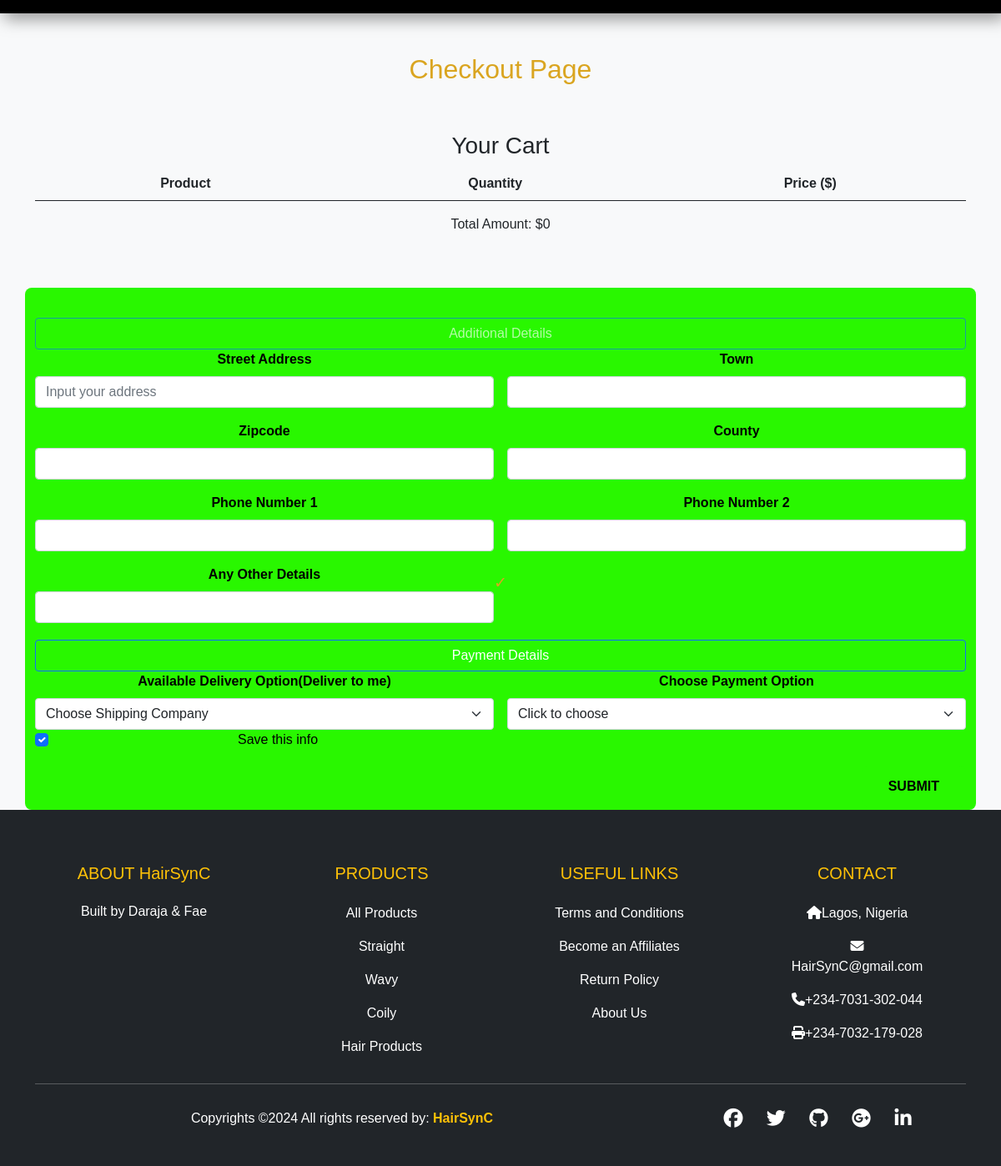
The app's page /store/checkout/ (signed in), older data.
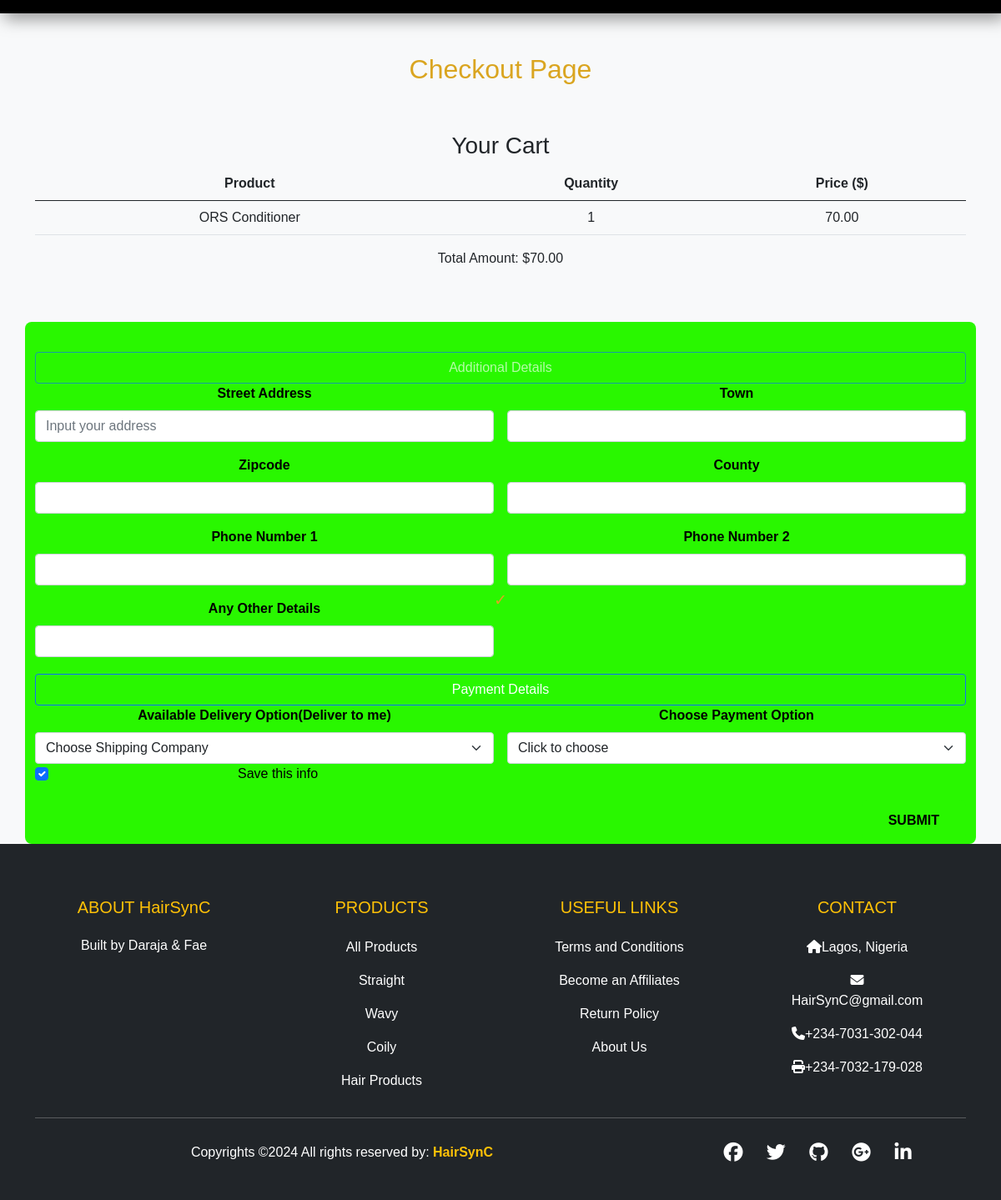
The same page, newer data.
### store/models.py (models this page shows, shortened)
class CartItem(models.Model):
    item_id = models.AutoField(primary_key=True)
    cart = models.ForeignKey(ShoppingCart, on_delete=models.CASCADE)
    product = models.ForeignKey(Product, on_delete=models.CASCADE)
    quantity = models.PositiveIntegerField()

class Product(models.Model):
    product_id = models.AutoField(primary_key=True)
    name = models.CharField(max_length=255)
    description = models.TextField()
    price = models.DecimalField(max_digits=10, decimal_places=2)
    quantity_in_stock = models.IntegerField(validators=[MinValueValidator(0)])
    category = models.ForeignKey(Category, on_delete=models.CASCADE)
    image = models.ImageField(upload_to='images', blank=True)

### store/views.py (the view)
    def wrapper(request, *args, **kwargs):
        if not request.user.is_authenticated:
            return JsonResponse({"error": "Unauthorized"}, status=401)
        return view_func(request, *args, **kwargs)

### store/views.py (called while the page is built)
def check_authentication(view_func):
    def wrapper(request, *args, **kwargs):
        if not request.user.is_authenticated:
            return JsonResponse({"error": "Unauthorized"}, status=401)
        return view_func(request, *args, **kwargs)
    return wrapper

@check_authentication
@require_http_methods(["GET"])
def checkout(request):
    try:
        user_id = request.user.id
        cart_contents = ShoppingCart.objects.get(user=user_id)
        cart_items = CartItem.objects.filter(cart=cart_contents)
        for item in cart_items:
            item.total_price = item.product.price * item.quantity
        total_amount = sum(item.total_price for item in cart_items)
        return render(request, 'store/checkout.html', {
            'cart_items': cart_items,
            'total_amount': total_amount,
            'cart_item_count': cart_items.count()
        })
    except ShoppingCart.DoesNotExist:
        return render(request, 'store/checkout.html', {
            'cart_items': [],
            'total_amount': 0,
            'cart_item_count': 0
        })

### store/templates/store/checkout.html (shortened to what the changed rows need)
<!DOCTYPE html>
<html lang="en">
<head>
 {% load static %}
 <link rel="stylesheet" href="{% static 'store/css/style.css' %}">
 <link href="{% static 'store/css/all.min.css' %}" rel="stylesheet">
 <link href="{% static 'store/css/bootstrap.min.css' %}" rel="stylesheet">
 <link href="{% static 'store/css/bootstrap-icons.css' %}" rel="stylesheet">
</head>
<body>
<body class="bg-light">
 <div class="container">
      <div class="py-5 text-center">
          <h2 style="color: goldenrod;"> Checkout Page </style></h2>
          <br><br>
          <div class="form">
                <h3>Your Cart</h3>
                <table class="table cart-table">
                 <thead>
                    <tr>
                      <th scope="col">Product</th>
                      <th scope="col">Quantity</th>
                      <th scope="col">Price ($)</th>
                    </tr>
                 </thead>
                 <tbody>
                    {% for item in cart_items %}
                    <tr>
                      <td>{{ item.product.name }}</td>
                      <td>{{ item.quantity }}</td>
                      <td>{{ item.total_price }}</td>
                    </tr>
                    {% endfor %}
                 </tbody>
                </table>
                <p>Total Amount: ${{ total_amount }}</p>
              </div>
            </div>
          </div>
</body>
</body>
</html>

Row changes from the older to the newer data that the page shows:
added CartItem: product.name "ORS Conditioner", quantity "1", total_price "70.00"
Text that changed along with them:
{{ total_amount }}: "0" → "70.00"
